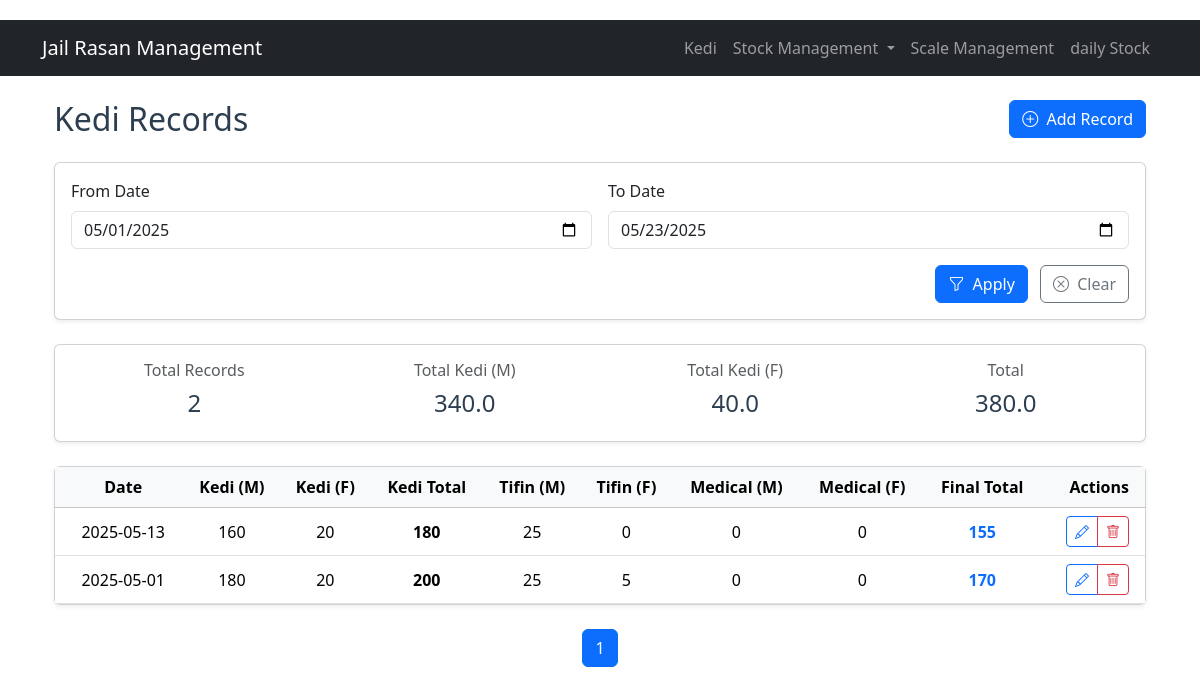
/kedi, run on an earlier commit of the app's database.
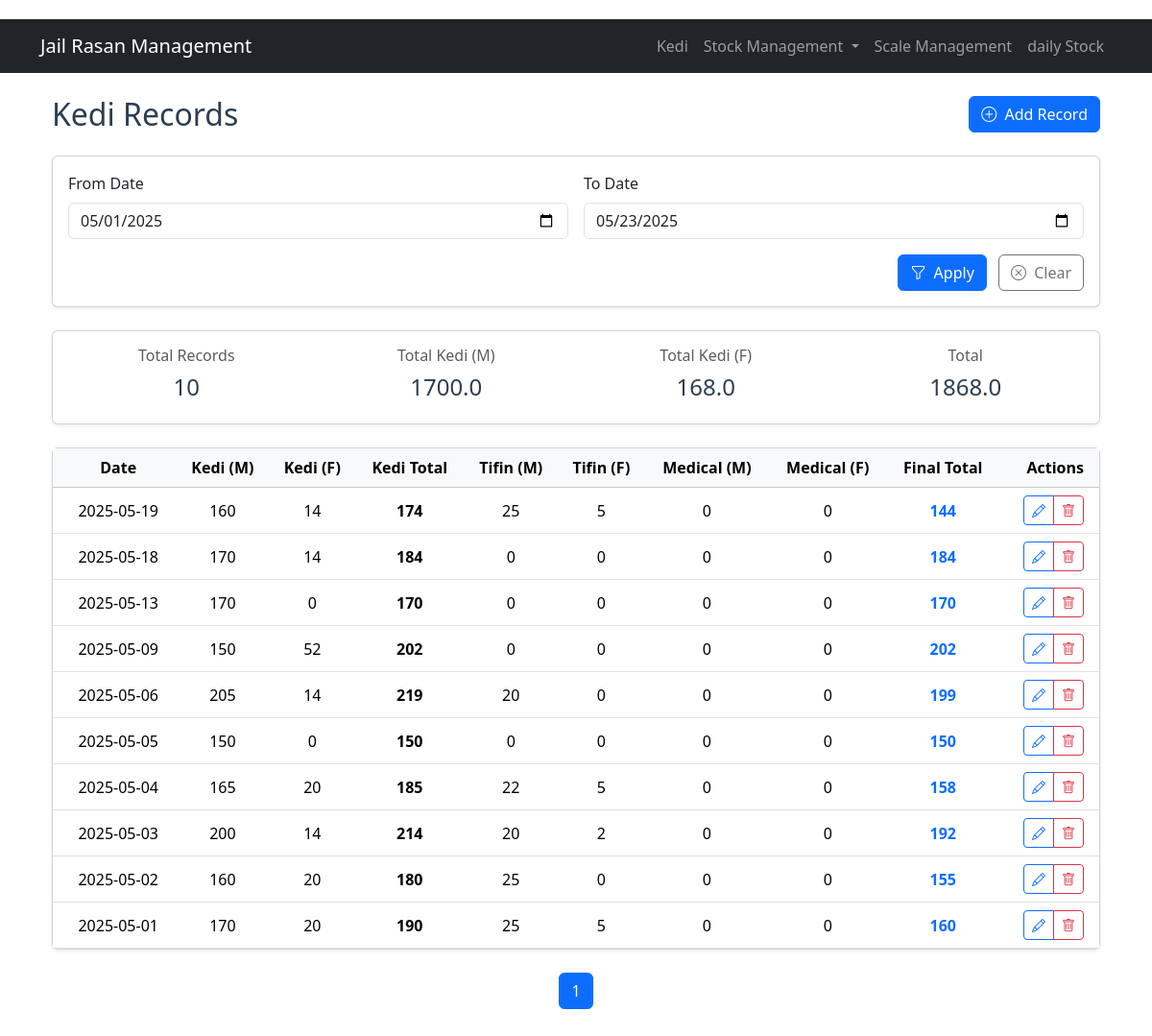
And on a later commit of the database.
### models.py (models this page shows, shortened)
class RasanRecord(db.Model):
    id = db.Column(db.Integer, primary_key=True)
    date = db.Column(db.Date, nullable=False, unique=True)
    kedi_m = db.Column(db.Integer, nullable=False, default=0)
    kedi_f = db.Column(db.Integer, nullable=False, default=0)
    tifin_m = db.Column(db.Integer, nullable=False, default=0)
    tifin_f = db.Column(db.Integer, nullable=False, default=0)
    medical_m = db.Column(db.Integer, nullable=False, default=0)
    medical_f = db.Column(db.Integer, nullable=False, default=0)
    def total(self):
        return (self.kedi_m + self.kedi_f) - (self.tifin_m + self.tifin_f) - (self.medical_m + self.medical_f)
    def kedi_total(self):
        return self.kedi_m + self.kedi_f

### app.py (the view)
@app.route('/kedi')
def kedi():
    page = request.args.get('page', 1, type=int)
    query = RasanRecord.query.order_by(RasanRecord.date.desc())
    query = get_date_filters(query)
    pagination = query.paginate(page=page, per_page=10)
    return render_template('kedi/list.html',
                         records=pagination.items,
                         pagination=pagination)

### app.py (called while the page is built)
def get_date_filters(query):
    start_date = request.args.get('start_date')
    end_date = request.args.get('end_date')
    if start_date:
        query = query.filter(RasanRecord.date >= start_date)
    if end_date:
        query = query.filter(RasanRecord.date <= end_date)
    return query

### templates/kedi/list.html (shortened to what this page needs)
{% extends "base.html" %}
{% block content %}
<div class="container mt-4">
    <div class="d-flex justify-content-between align-items-center mb-4">
        <h2 class="mb-0">Kedi Records</h2>
        <div>
            <a href="{{ url_for('add_kedi') }}" class="btn btn-primary">
                <i class="bi bi-plus-circle me-1"></i> Add Record
            </a>
        </div>
    </div>
    <div class="card shadow-sm mb-4">
        <div class="card-body">
            <form method="GET" class="row g-3">
                <div class="col-md-6">
                    <label for="start_date" class="form-label">From Date</label>
                    <input type="date" class="form-control" id="start_date" name="start_date"
                           value="{{ request.args.get('start_date', '') }}">
                </div>
                <div class="col-md-6">
                    <label for="end_date" class="form-label">To Date</label>
                    <input type="date" class="form-control" id="end_date" name="end_date"
                           value="{{ request.args.get('end_date', '') }}">
                </div>
                <div class="col-12 text-end">
                    <button type="submit" class="btn btn-primary me-2">
                        <i class="bi bi-funnel me-1"></i> Apply
                    </button>
                    <a href="{{ url_for('kedi') }}" class="btn btn-outline-secondary">
                        <i class="bi bi-x-circle me-1"></i> Clear
                    </a>
                </div>
            </form>
        </div>
    </div>
<div class="card shadow-sm mb-4">
    <div class="card-body">
        <div class="row text-center">
            <div class="col-md-3">
                <h6 class="text-muted">Total Records</h6>
                <h4>{{ records|length }}</h4>
            </div>
            <div class="col-md-3">
                <h6 class="text-muted">Total Kedi (M)</h6>
                <h4>
                    {% set total_m = records|sum(attribute='kedi_m') %}
                    {{ "%.1f"|format(total_m) }}
                </h4>
            </div>
            <div class="col-md-3">
                <h6 class="text-muted">Total Kedi (F)</h6>
                <h4>
                    {% set total_f = records|sum(attribute='kedi_f') %}
                    {{ "%.1f"|format(total_f) }}
                </h4>
            </div>
            <div class="col-md-3">
                <h6 class="text-muted"> Total</h6>
                <h4>
                    {% set kedi_totals = records|map(attribute='kedi_m')|list + records|map(attribute='kedi_f')|list %}
                    {{ "%.1f"|format(kedi_totals|sum) }}
                </h4>
            </div>
        </div>
    </div>
</div>
    <div class="card shadow-sm">
        <div class="card-body p-0">
            <div class="table-responsive">
                <table class="table table-hover align-middle mb-0">
                    <thead class="table-light">
                        <tr>
                            <th class="ps-3">Date</th>
                            <th>Kedi (M)</th>
                            <th>Kedi (F)</th>
                            <th>Kedi Total</th>
                            <th>Tifin (M)</th>
                            <th>Tifin (F)</th>
                            <th>Medical (M)</th>
                            <th>Medical (F)</th>
                            <th>Final Total</th>
                            <th class="text-end pe-3">Actions</th>
                        </tr>
                    </thead>
                    <tbody>
                        {% for record in records %}
                        <tr>
                             <td class="ps-3">{{ record.date.strftime('%Y-%m-%d') }}</td>
    <td>{{ record.kedi_m }}</td>
    <td>{{ record.kedi_f }}</td>
    <td class="fw-bold">{{ record.kedi_total() }}</td>
    <td>{{ record.tifin_m }}</td>
    <td>{{ record.tifin_f }}</td>
    <td>{{ record.medical_m }}</td>
    <td>{{ record.medical_f }}</td>
    <td class="fw-bold text-primary">{{ record.total() }}</td>
                            <td class="text-end pe-3">
                                <div class="btn-group" role="group">
                                    <a href="{{ url_for('edit_kedi', id=record.id) }}"
                                       class="btn btn-sm btn-outline-primary"
                                       data-bs-toggle="tooltip" title="Edit">
                                        <i class="bi bi-pencil"></i>
                                    </a>
                                    <a href="{{ url_for('delete_kedi', id=record.id) }}"
                                       class="btn btn-sm btn-outline-danger"
                                       data-bs-toggle="tooltip" title="Delete"
                                       onclick="return confirm('Delete this record?')">
                                        <i class="bi bi-trash"></i>
                                    </a>
                                </div>
                            </td>
                        </tr>
                        {% endfor %}
                    </tbody>
                </table>
            </div>
        </div>
    </div>
    {% if pagination %}
    <nav class="mt-4">
        <ul class="pagination justify-content-center">
            {% for page_num in pagination.iter_pages() %}
                {% if page_num %}
                    <li class="page-item {% if page_num == pagination.page %}active{% endif %}">
                        <a class="page-link" href="{{ url_for('kedi', page=page_num, start_date=request.args.get('start_date'), end_date=request.args.get('end_date')) }}">
                            {{ page_num }}
                        </a>
                    </li>
                {% else %}
                    <li class="page-item disabled">
                        <span class="page-link">...</span>
                    </li>
                {% endif %}
            {% endfor %}
        </ul>
    </nav>
    {% endif %}
</div>
{% endblock %}

### templates/base.html (shortened to what this page needs)
<!DOCTYPE html>
<html lang="en">
<head>
    {% block styles %}
      <link href="https://cdn.jsdelivr.net/npm/bootstrap@5.3.6/dist/css/bootstrap.min.css" rel="stylesheet">
 <link rel="stylesheet" href="https://cdn.jsdelivr.net/npm/bootstrap-icons@1.13.1/font/bootstrap-icons.min.css">
    <link rel="stylesheet" href="{{ url_for('static', filename='style.css') }}">
    {% endblock %}
</head>
<body>
  <nav class="navbar navbar-expand-lg navbar-dark bg-dark">
    <div class="container">
        <a class="navbar-brand" href="{{ url_for('index') }}">Jail Rasan Management</a>
        <div class="collapse navbar-collapse" id="navbarNav">
            <ul class="navbar-nav ms-auto">
                <li class="nav-item">
                    <a class="nav-link" href="{{ url_for('kedi') }}">Kedi</a>
                </li>
                <li class="nav-item dropdown">
    <a class="nav-link dropdown-toggle" href="#" role="button" data-bs-toggle="dropdown">
        Stock Management
    </a>
</li>
                <li class="nav-item">
                    <a class="nav-link" href="{{ url_for('scale_list') }}">Scale Management</a>
                </li>
                 <li class="nav-item">
    <a class="nav-link" href="{{ url_for('daily_stock_movement') }}">daily Stock</a>
</li>
            </ul>
        </div>
    </div>
</nav>
<div class="container mt-4">
    {% block content %}{% endblock %}
</div>
</body>
</html>

### static/style.css (style rules this page uses)
body { padding-top: 20px; padding-bottom: 20px; }
.table th, .table td { vertical-align: middle; text-align: center; }
h2, h4 { color: #2c3e50; }

What changed in the data, as far as the page shows it:
added RasanRecord: date "2025-05-19", kedi_m "160", kedi_f "14", kedi_total "174", tifin_m "25", tifin_f "5", medical_m "0", medical_f "0", total "144"
added RasanRecord: date "2025-05-18", kedi_m "170", kedi_f "14", kedi_total "184", tifin_m "0", tifin_f "0", medical_m "0", medical_f "0", total "184"
added RasanRecord: date "2025-05-13", kedi_m "170", kedi_f "0", kedi_total "170", tifin_m "0", tifin_f "0", medical_m "0", medical_f "0", total "170"
added RasanRecord: date "2025-05-09", kedi_m "150", kedi_f "52", kedi_total "202", tifin_m "0", tifin_f "0", medical_m "0", medical_f "0", total "202"
added RasanRecord: date "2025-05-06", kedi_m "205", kedi_f "14", kedi_total "219", tifin_m "20", tifin_f "0", medical_m "0", medical_f "0", total "199"
added RasanRecord: date "2025-05-05", kedi_m "150", kedi_f "0", kedi_total "150", tifin_m "0", tifin_f "0", medical_m "0", medical_f "0", total "150"
added RasanRecord: date "2025-05-04", kedi_m "165", kedi_f "20", kedi_total "185", tifin_m "22", tifin_f "5", medical_m "0", medical_f "0", total "158"
added RasanRecord: date "2025-05-03", kedi_m "200", kedi_f "14", kedi_total "214", tifin_m "20", tifin_f "2", medical_m "0", medical_f "0", total "192"
changed RasanRecord (number 9 of 10 on the later page): date "2025-05-01" → "2025-05-02"; kedi_m "180" → "160"; kedi_total "200" → "180"; tifin_f "5" → "0"; total "170" → "155"; moves up the list
changed RasanRecord (number 10 of 10 on the later page): date "2025-05-13" → "2025-05-01"; kedi_m "160" → "170"; kedi_total "180" → "190"; tifin_f "0" → "5"; total "155" → "160"
Also different on the page:
{{ records|length }}: "2" → "10"
{{ "%.1f"|format(total_m) }}: "340.0" → "1700.0"
{{ "%.1f"|format(total_f) }}: "40.0" → "168.0"
{{ "%.1f"|format(kedi_totals|sum) }}: "380.0" → "1868.0"
